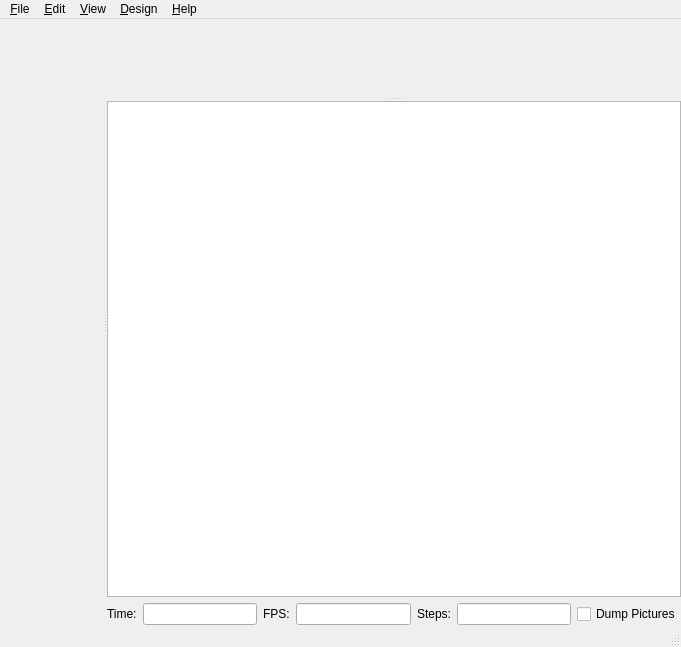
<?xml version="1.0" encoding="UTF-8"?>
<ui version="4.0">
 <class>MainWindow</class>
 <widget class="QMainWindow" name="MainWindow">
  <property name="geometry">
   <rect>
    <x>0</x>
    <y>0</y>
    <width>681</width>
    <height>647</height>
   </rect>
  </property>
  <property name="windowTitle">
   <string>MainWindow</string>
  </property>
  <widget class="QWidget" name="centralwidget">
   <layout class="QVBoxLayout" name="verticalLayout_2">
    <property name="margin">
     <number>0</number>
    </property>
    <item>
     <widget class="QSplitter" name="splitter1">
      <property name="orientation">
       <enum>Qt::Horizontal</enum>
      </property>
      <widget class="Editor" name="editor" native="true">
       <property name="font">
        <font>
         <family>Monaco</family>
         <pointsize>8</pointsize>
        </font>
       </property>
       <property name="accessibleName">
        <string>Editor</string>
       </property>
       <property name="accessibleDescription">
        <string>Editor for SCAD code</string>
       </property>
      </widget>
      <widget class="QWidget" name="layoutWidget">
       <layout class="QVBoxLayout" name="verticalLayout">
        <item>
         <widget class="QSplitter" name="splitter2">
          <property name="orientation">
           <enum>Qt::Vertical</enum>
          </property>
          <widget class="QGLView" name="qglview" native="true"/>
          <widget class="QTextEdit" name="console">
           <property name="accessibleName">
            <string>Console</string>
           </property>
           <property name="accessibleDescription">
            <string>Console messages</string>
           </property>
           <property name="readOnly">
            <bool>true</bool>
           </property>
          </widget>
         </widget>
        </item>
        <item>
         <widget class="QFrame" name="animate_panel">
          <property name="enabled">
           <bool>true</bool>
          </property>
          <property name="frameShape">
           <enum>QFrame::NoFrame</enum>
          </property>
          <property name="frameShadow">
           <enum>QFrame::Raised</enum>
          </property>
          <property name="lineWidth">
           <number>0</number>
          </property>
          <layout class="QHBoxLayout" name="horizontalLayout">
           <property name="margin">
            <number>0</number>
           </property>
           <item>
            <widget class="QLabel" name="label">
             <property name="text">
              <string>Time:</string>
             </property>
            </widget>
           </item>
           <item>
            <widget class="QLineEdit" name="e_tval"/>
           </item>
           <item>
            <widget class="QLabel" name="label_2">
             <property name="text">
              <string>FPS:</string>
             </property>
            </widget>
           </item>
           <item>
            <widget class="QLineEdit" name="e_fps"/>
           </item>
           <item>
            <widget class="QLabel" name="label_3">
             <property name="text">
              <string>Steps:</string>
             </property>
            </widget>
           </item>
           <item>
            <widget class="QLineEdit" name="e_fsteps"/>
           </item>
           <item>
            <widget class="QCheckBox" name="e_dump">
             <property name="text">
              <string>Dump Pictures</string>
             </property>
            </widget>
           </item>
          </layout>
         </widget>
        </item>
       </layout>
      </widget>
     </widget>
    </item>
   </layout>
  </widget>
  <widget class="QMenuBar" name="menubar">
   <property name="geometry">
    <rect>
     <x>0</x>
     <y>0</y>
     <width>681</width>
     <height>25</height>
    </rect>
   </property>
   <widget class="QMenu" name="menu_File">
    <property name="title">
     <string>&amp;File</string>
    </property>
    <widget class="QMenu" name="menuOpenRecent">
     <property name="title">
      <string>Open Recent</string>
     </property>
    </widget>
    <widget class="QMenu" name="menuExamples">
     <property name="title">
      <string>Examples</string>
     </property>
    </widget>
    <addaction name="fileActionNew"/>
    <addaction name="fileActionOpen"/>
    <addaction name="menuOpenRecent"/>
    <addaction name="menuExamples"/>
    <addaction name="fileShowLibraryFolder"/>
    <addaction name="separator"/>
    <addaction name="fileActionClose"/>
    <addaction name="fileActionSave"/>
    <addaction name="fileActionSaveAs"/>
    <addaction name="fileActionReload"/>
    <addaction name="fileActionQuit"/>
   </widget>
   <widget class="QMenu" name="menu_Edit">
    <property name="title">
     <string>&amp;Edit</string>
    </property>
    <addaction name="editActionUndo"/>
    <addaction name="editActionRedo"/>
    <addaction name="separator"/>
    <addaction name="editActionCut"/>
    <addaction name="editActionCopy"/>
    <addaction name="editActionPaste"/>
    <addaction name="separator"/>
    <addaction name="editActionIndent"/>
    <addaction name="editActionUnindent"/>
    <addaction name="separator"/>
    <addaction name="editActionComment"/>
    <addaction name="editActionUncomment"/>
    <addaction name="separator"/>
    <addaction name="editActionPasteVPT"/>
    <addaction name="editActionPasteVPR"/>
    <addaction name="separator"/>
    <addaction name="editActionZoomIn"/>
    <addaction name="editActionZoomOut"/>
    <addaction name="editActionPreferences"/>
   </widget>
   <widget class="QMenu" name="menu_Design">
    <property name="title">
     <string>&amp;Design</string>
    </property>
    <addaction name="designActionAutoReload"/>
    <addaction name="designActionReloadAndPreview"/>
    <addaction name="designActionPreview"/>
    <addaction name="designActionRender"/>
    <addaction name="separator"/>
    <addaction name="designActionDisplayAST"/>
    <addaction name="designActionDisplayCSGTree"/>
    <addaction name="designActionDisplayCSGProducts"/>
    <addaction name="separator"/>
    <addaction name="designActionExportSTL"/>
    <addaction name="designActionExportOFF"/>
    <addaction name="designActionExportDXF"/>
    <addaction name="designActionExportCSG"/>
    <addaction name="designActionExportImage"/>
    <addaction name="separator"/>
    <addaction name="designActionFlushCaches"/>
   </widget>
   <widget class="QMenu" name="menu_View">
    <property name="title">
     <string>&amp;View</string>
    </property>
    <addaction name="viewActionPreview"/>
    <addaction name="viewActionSurfaces"/>
    <addaction name="viewActionWireframe"/>
    <addaction name="viewActionThrownTogether"/>
    <addaction name="separator"/>
    <addaction name="viewActionShowEdges"/>
    <addaction name="viewActionShowAxes"/>
    <addaction name="viewActionShowCrosshairs"/>
    <addaction name="viewActionAnimate"/>
    <addaction name="separator"/>
    <addaction name="viewActionTop"/>
    <addaction name="viewActionBottom"/>
    <addaction name="viewActionLeft"/>
    <addaction name="viewActionRight"/>
    <addaction name="viewActionFront"/>
    <addaction name="viewActionBack"/>
    <addaction name="viewActionDiagonal"/>
    <addaction name="viewActionCenter"/>
    <addaction name="separator"/>
    <addaction name="viewActionResetView"/>
    <addaction name="separator"/>
    <addaction name="viewActionPerspective"/>
    <addaction name="viewActionOrthogonal"/>
    <addaction name="separator"/>
    <addaction name="editActionHide"/>
    <addaction name="viewActionHide"/>
   </widget>
   <widget class="QMenu" name="menuHelp">
    <property name="title">
     <string>&amp;Help</string>
    </property>
    <addaction name="helpActionAbout"/>
    <addaction name="helpActionHomepage"/>
    <addaction name="helpActionManual"/>
    <addaction name="helpActionLibraryInfo"/>
    <addaction name="appActionUpdateCheck"/>
   </widget>
   <addaction name="menu_File"/>
   <addaction name="menu_Edit"/>
   <addaction name="menu_View"/>
   <addaction name="menu_Design"/>
   <addaction name="menuHelp"/>
  </widget>
  <widget class="QStatusBar" name="statusbar"/>
  <action name="fileActionNew">
   <property name="text">
    <string>&amp;New</string>
   </property>
   <property name="shortcut">
    <string>Ctrl+N</string>
   </property>
  </action>
  <action name="fileActionOpen">
   <property name="text">
    <string>&amp;Open...</string>
   </property>
   <property name="shortcut">
    <string>Ctrl+O</string>
   </property>
  </action>
  <action name="fileActionSave">
   <property name="text">
    <string>&amp;Save</string>
   </property>
   <property name="shortcut">
    <string>Ctrl+S</string>
   </property>
  </action>
  <action name="fileActionSaveAs">
   <property name="text">
    <string>Save &amp;As...</string>
   </property>
   <property name="shortcut">
    <string>Ctrl+Shift+S</string>
   </property>
  </action>
  <action name="fileActionReload">
   <property name="text">
    <string>&amp;Reload</string>
   </property>
   <property name="shortcut">
    <string>Ctrl+R</string>
   </property>
  </action>
  <action name="fileActionQuit">
   <property name="text">
    <string>&amp;Quit</string>
   </property>
   <property name="shortcut">
    <string>Ctrl+Q</string>
   </property>
  </action>
  <action name="editActionUndo">
   <property name="text">
    <string>&amp;Undo</string>
   </property>
   <property name="shortcut">
    <string>Ctrl+Z</string>
   </property>
  </action>
  <action name="editActionRedo">
   <property name="text">
    <string>&amp;Redo</string>
   </property>
   <property name="shortcut">
    <string>Ctrl+Shift+Z</string>
   </property>
  </action>
  <action name="editActionCut">
   <property name="text">
    <string>Cu&amp;t</string>
   </property>
   <property name="shortcut">
    <string>Ctrl+X</string>
   </property>
  </action>
  <action name="editActionCopy">
   <property name="text">
    <string>&amp;Copy</string>
   </property>
   <property name="shortcut">
    <string>Ctrl+C</string>
   </property>
  </action>
  <action name="editActionPaste">
   <property name="text">
    <string>&amp;Paste</string>
   </property>
   <property name="shortcut">
    <string>Ctrl+V</string>
   </property>
  </action>
  <action name="editActionIndent">
   <property name="text">
    <string>&amp;Indent</string>
   </property>
   <property name="shortcut">
    <string>Ctrl+I</string>
   </property>
  </action>
  <action name="editActionUnindent">
   <property name="text">
    <string>U&amp;nindent</string>
   </property>
   <property name="shortcut">
    <string>Ctrl+Shift+I</string>
   </property>
  </action>
  <action name="editActionComment">
   <property name="text">
    <string>C&amp;omment</string>
   </property>
   <property name="shortcut">
    <string>Ctrl+D</string>
   </property>
  </action>
  <action name="editActionUncomment">
   <property name="text">
    <string>Unco&amp;mment</string>
   </property>
   <property name="shortcut">
    <string>Ctrl+Shift+D</string>
   </property>
  </action>
  <action name="editActionPasteVPT">
   <property name="text">
    <string>Paste viewport translation</string>
   </property>
   <property name="shortcut">
    <string>Ctrl+T</string>
   </property>
  </action>
  <action name="editActionPasteVPR">
   <property name="text">
    <string>Paste viewport rotation</string>
   </property>
  </action>
  <action name="editActionZoomIn">
   <property name="text">
    <string>Zoom In</string>
   </property>
   <property name="shortcut">
    <string>Ctrl++</string>
   </property>
  </action>
  <action name="editActionZoomOut">
   <property name="text">
    <string>Zoom Out</string>
   </property>
   <property name="shortcut">
    <string>Ctrl+-</string>
   </property>
  </action>
  <action name="editActionHide">
   <property name="checkable">
    <bool>true</bool>
   </property>
   <property name="text">
    <string>Hide editor</string>
   </property>
  </action>
  <action name="designActionReloadAndPreview">
   <property name="text">
    <string>&amp;Reload and Preview</string>
   </property>
   <property name="shortcut">
    <string>F4</string>
   </property>
  </action>
  <action name="designActionPreview">
   <property name="text">
    <string>&amp;Preview</string>
   </property>
   <property name="shortcut">
    <string>F5</string>
   </property>
  </action>
  <action name="designActionRender">
   <property name="text">
    <string>&amp;Render</string>
   </property>
   <property name="shortcut">
    <string>F6</string>
   </property>
  </action>
  <action name="designActionDisplayAST">
   <property name="text">
    <string>Display &amp;AST...</string>
   </property>
  </action>
  <action name="designActionDisplayCSGTree">
   <property name="text">
    <string>Display CSG &amp;Tree...</string>
   </property>
  </action>
  <action name="designActionDisplayCSGProducts">
   <property name="text">
    <string>Display CSG &amp;Products...</string>
   </property>
  </action>
  <action name="designActionExportSTL">
   <property name="text">
    <string>Export as &amp;STL...</string>
   </property>
  </action>
  <action name="designActionExportOFF">
   <property name="text">
    <string>Export as &amp;OFF...</string>
   </property>
  </action>
  <action name="viewActionPreview">
   <property name="checkable">
    <bool>true</bool>
   </property>
   <property name="text">
    <string>Preview</string>
   </property>
   <property name="shortcut">
    <string>F9</string>
   </property>
  </action>
  <action name="viewActionSurfaces">
   <property name="checkable">
    <bool>true</bool>
   </property>
   <property name="text">
    <string>Surfaces</string>
   </property>
   <property name="shortcut">
    <string>F10</string>
   </property>
  </action>
  <action name="viewActionWireframe">
   <property name="checkable">
    <bool>true</bool>
   </property>
   <property name="text">
    <string>Wireframe</string>
   </property>
   <property name="shortcut">
    <string>F11</string>
   </property>
  </action>
  <action name="viewActionThrownTogether">
   <property name="checkable">
    <bool>true</bool>
   </property>
   <property name="text">
    <string>Thrown Together</string>
   </property>
   <property name="shortcut">
    <string>F12</string>
   </property>
  </action>
  <action name="viewActionShowEdges">
   <property name="checkable">
    <bool>true</bool>
   </property>
   <property name="text">
    <string>Show Edges</string>
   </property>
   <property name="shortcut">
    <string>Ctrl+1</string>
   </property>
  </action>
  <action name="viewActionShowAxes">
   <property name="checkable">
    <bool>true</bool>
   </property>
   <property name="text">
    <string>Show Axes</string>
   </property>
   <property name="shortcut">
    <string>Ctrl+2</string>
   </property>
  </action>
  <action name="viewActionShowCrosshairs">
   <property name="checkable">
    <bool>true</bool>
   </property>
   <property name="text">
    <string>Show Crosshairs</string>
   </property>
   <property name="shortcut">
    <string>Ctrl+3</string>
   </property>
  </action>
  <action name="viewActionAnimate">
   <property name="checkable">
    <bool>true</bool>
   </property>
   <property name="text">
    <string>Animate</string>
   </property>
  </action>
  <action name="viewActionTop">
   <property name="text">
    <string>Top</string>
   </property>
   <property name="shortcut">
    <string>Ctrl+4</string>
   </property>
  </action>
  <action name="viewActionBottom">
   <property name="text">
    <string>Bottom</string>
   </property>
   <property name="shortcut">
    <string>Ctrl+5</string>
   </property>
  </action>
  <action name="viewActionLeft">
   <property name="text">
    <string>Left</string>
   </property>
   <property name="shortcut">
    <string>Ctrl+6</string>
   </property>
  </action>
  <action name="viewActionRight">
   <property name="text">
    <string>Right</string>
   </property>
   <property name="shortcut">
    <string>Ctrl+7</string>
   </property>
  </action>
  <action name="viewActionFront">
   <property name="text">
    <string>Front</string>
   </property>
   <property name="shortcut">
    <string>Ctrl+8</string>
   </property>
  </action>
  <action name="viewActionBack">
   <property name="text">
    <string>Back</string>
   </property>
   <property name="shortcut">
    <string>Ctrl+9</string>
   </property>
  </action>
  <action name="viewActionDiagonal">
   <property name="text">
    <string>Diagonal</string>
   </property>
   <property name="shortcut">
    <string>Ctrl+0</string>
   </property>
  </action>
  <action name="viewActionCenter">
   <property name="text">
    <string>Center</string>
   </property>
   <property name="shortcut">
    <string>Ctrl+P</string>
   </property>
  </action>
  <action name="viewActionPerspective">
   <property name="checkable">
    <bool>true</bool>
   </property>
   <property name="text">
    <string>Perspective</string>
   </property>
  </action>
  <action name="viewActionOrthogonal">
   <property name="checkable">
    <bool>true</bool>
   </property>
   <property name="text">
    <string>Orthogonal</string>
   </property>
  </action>
  <action name="viewActionHide">
   <property name="checkable">
    <bool>true</bool>
   </property>
   <property name="text">
    <string>Hide console</string>
   </property>
  </action>
  <action name="helpActionAbout">
   <property name="enabled">
    <bool>true</bool>
   </property>
   <property name="text">
    <string>About</string>
   </property>
  </action>
  <action name="helpActionManual">
   <property name="text">
    <string>Documentation</string>
   </property>
  </action>
  <action name="fileActionClearRecent">
   <property name="text">
    <string>Clear Recent</string>
   </property>
  </action>
  <action name="designActionExportDXF">
   <property name="text">
    <string>Export as DXF...</string>
   </property>
  </action>
  <action name="fileActionClose">
   <property name="text">
    <string>Close</string>
   </property>
   <property name="shortcut">
    <string>Ctrl+W</string>
   </property>
  </action>
  <action name="editActionPreferences">
   <property name="text">
    <string>Preferences</string>
   </property>
  </action>
  <action name="designActionFlushCaches">
   <property name="text">
    <string>Flush Caches</string>
   </property>
  </action>
  <action name="helpActionHomepage">
   <property name="text">
    <string>OpenSCAD Homepage</string>
   </property>
  </action>
  <action name="designActionAutoReload">
   <property name="checkable">
    <bool>true</bool>
   </property>
   <property name="text">
    <string>Automatic Reload and Preview</string>
   </property>
  </action>
  <action name="designActionExportImage">
   <property name="text">
    <string>Export as Image...</string>
   </property>
  </action>
  <action name="designActionExportCSG">
   <property name="text">
    <string>Export as CSG...</string>
   </property>
  </action>
  <action name="helpActionLibraryInfo">
   <property name="text">
    <string>Library info</string>
   </property>
  </action>
  <action name="appActionUpdateCheck">
   <property name="enabled">
    <bool>false</bool>
   </property>
   <property name="text">
    <string>Check for Update..</string>
   </property>
  </action>
  <action name="fileShowLibraryFolder">
   <property name="text">
    <string>Show Library Folder...</string>
   </property>
  </action>
  <action name="viewActionResetView">
   <property name="text">
    <string>Reset View</string>
   </property>
  </action>
 </widget>
 <customwidgets>
  <customwidget>
   <class>QGLView</class>
   <extends>QWidget</extends>
   <header>QGLView.h</header>
   <container>1</container>
  </customwidget>
  <customwidget>
   <class>Editor</class>
   <extends>QWidget</extends>
   <header>editor.h</header>
  </customwidget>
 </customwidgets>
 <resources>
  <include location="../openscad.qrc"/>
 </resources>
 <connections>
  <connection>
   <sender>fileActionClose</sender>
   <signal>triggered()</signal>
   <receiver>MainWindow</receiver>
   <slot>close()</slot>
   <hints>
    <hint type="sourcelabel">
     <x>-1</x>
     <y>-1</y>
    </hint>
    <hint type="destinationlabel">
     <x>340</x>
     <y>323</y>
    </hint>
   </hints>
  </connection>
 </connections>
</ui>
